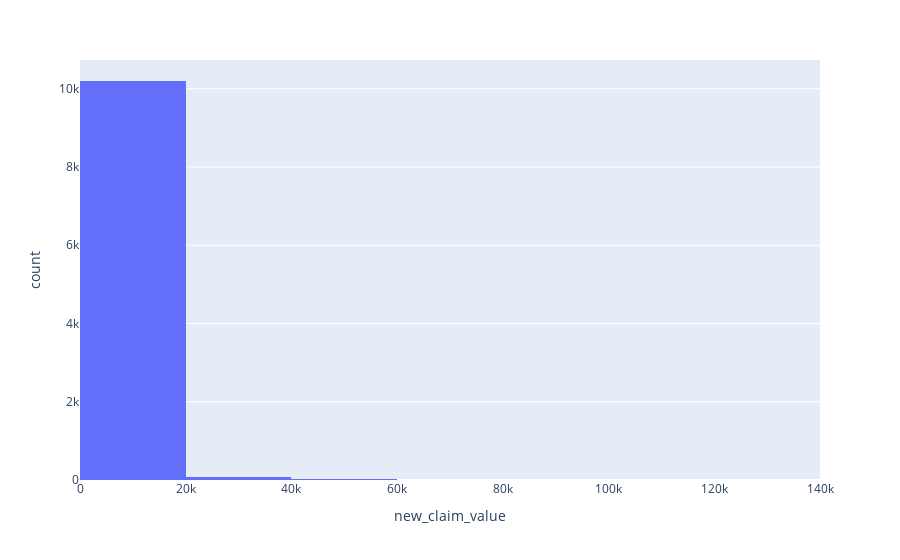

Write notebook code for a chart like this one.
### Code cell
# Create histoplot for new Claim values

fig = px.histogram(data_df, x="new_claim_value", nbins = 10)
fig.show()

### Figure 1 — Plotly figure (JSON) as saved in the notebook; plotly's stock layout.template omitted (floating-point values rounded to 4 significant figures; data arrays with more than 128 entries replaced by an {"elided": "..."} marker saying what was removed)
{"data": [{"bingroup": "x", "hovertemplate": "new_claim_value=%{x}<br>count=%{y}<extra></extra>", "legendgroup": "", "marker": {"color": "#636efa", "pattern": {"shape": ""}}, "name": "", "nbinsx": 10, "orientation": "v", "showlegend": false, "type": "histogram", "x": {"elided": "10301 int values"}, "xaxis": "x", "yaxis": "y"}], "layout": {"barmode": "relative", "legend": {"tracegroupgap": 0}, "margin": {"t": 60}, "xaxis": {"anchor": "y", "domain": [0, 1], "title": {"text": "new_claim_value"}}, "yaxis": {"anchor": "x", "domain": [0, 1], "title": {"text": "count"}}}}
